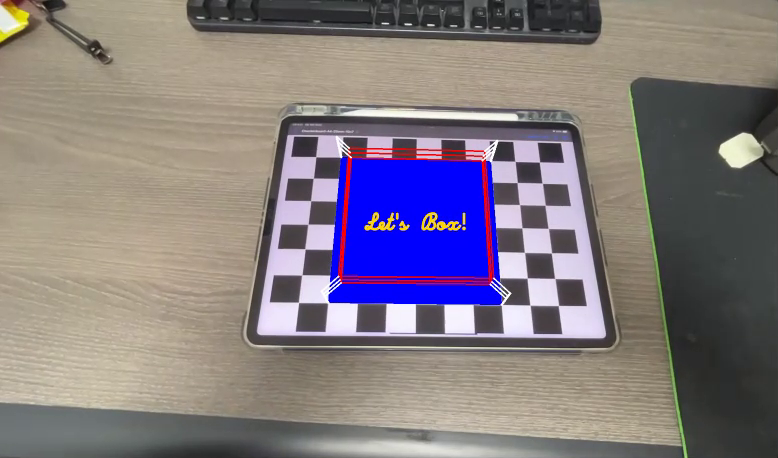
#> input picture frame 42 of data/boxing_AR.mp4, 778 x 458 px, given in place of myChess2.mp4, which was not available
$ python Pose_estimate_AR.py
#> lines starting #> are read from the running program, lines starting #| are printed output that depends on the picture; pictures that were not available may be replaced by others from this repository, and a replacement may not be noted
import numpy as np
import cv2 as cv

# 주어진 비디오 및 보정 데이터
video_file = './data/myChess2.mp4'

# 카메라 내부 보정 행렬 (K): 카메라의 초점 거리와 주점을 포함한 행렬
K = np.array([[859.06054177, 0, 973.44260266],
              [0, 859.57809559, 554.72652988],
              [0, 0, 1]])  # 보정된 카메라 내부 행렬

# 카메라 왜곡 계수 (dist_coeff): 렌즈 왜곡 보정
dist_coeff = np.array([0.02487478, -0.0966195, 0.00617931, 0.00395589, 0.08269927])

# 체스보드 패턴 크기: 10개의 열과 7개의 행
board_pattern = (10, 7)
# 체스보드 각 정사각형의 크기 (단위: 미터)
board_cellsize = 0.022
# 체스보드 코너를 찾기 위한 설정 (영상 전처리 기준)
board_criteria = cv.CALIB_CB_ADAPTIVE_THRESH + cv.CALIB_CB_NORMALIZE_IMAGE + cv.CALIB_CB_FAST_CHECK

# 비디오 열기
video = cv.VideoCapture(video_file)  # 비디오 캡처 초기화
assert video.isOpened(), '주어진 입력을 읽을 수 없습니다: ' + video_file  # 비디오 파일 열기 확인

# 3D 박스를 위한 좌표 준비 (박스와 링의 3D 위치 설정)
x_box = [1, 7]  # x축 범위
y_box = [0, 6]  # y축 범위
z = -1.3        # z축 값 (카메라 앞쪽으로 나오게 설정)
z_box = [0, z]  # z값에 대한 범위 설정
ring_box_gap = 0.5  # 링 박스의 간격
x_ring = [x_box[0] + ring_box_gap, x_box[1] - ring_box_gap]  # 링의 x축 범위
y_ring = [y_box[0] + ring_box_gap, y_box[1] - ring_box_gap]  # 링의 y축 범위
z_ring = [z + 0.6, z + 0.3, z]  # 링의 z축 값

# 색상 정의 (BGR 순서)
color = [(0, 0, 255), (0, 255, 0), (255, 0, 0), (0, 0, 0), (255, 255, 255)]

# 링과 박스의 3D 점들을 저장할 리스트 초기화
ring = [[] for _ in range(3)]
box = [[] for _ in range(2)]
box_ring = [[] for _ in range(3)]

# 3D 박스 계산
i = 0
for z in z_box:
    for x in x_box:
        for y in y_box:
            box[i].append([x, y, z])
    box[i][2], box[i][3] = box[i][3], box[i][2]  # 박스의 꼭짓점 순서 수정
    box[i] = board_cellsize * np.array(box[i])  # 각 점을 미터 단위로 변환
    i += 1

# 링의 3D 좌표 계산
i = 0
for z in z_ring:
    for x in x_box:
        for y in y_box:
            box_ring[i].append([x, y, z])
    for x in x_ring:
        for y in y_ring:
            ring[i].append([x, y, z])
    box_ring[i][2], box_ring[i][3] = box_ring[i][3], box_ring[i][2]
    box_ring[i] = board_cellsize * np.array(box_ring[i])  # 링도 미터 단위로 변환
    ring[i][2], ring[i][3] = ring[i][3], ring[i][2]
    ring[i] = board_cellsize * np.array(ring[i])
    i += 1

# 3D 객체를 그리기 위한 함수들
def draw_line(pt1, pt2, color, thickness=2):
    """
    두 점을 연결하는 선을 그리는 함수
    pt1, pt2: 3D 좌표
    color: 선 색상
    thickness: 선 두께
    """
    pro_p1, _ = cv.projectPoints(pt1, rvec, tvec, K, dist_coeff)
    pro_p2, _ = cv.projectPoints(pt2, rvec, tvec, K, dist_coeff)
    for b, t in zip(pro_p1, pro_p2):
        cv.line(img, np.int32(b.flatten()), np.int32(t.flatten()), color, thickness)  # 화면에 선 그리기

def draw_poly(obj, color):
    """
    주어진 3D 객체를 화면에 그리는 함수
    obj: 3D 객체 (점들의 리스트)
    color: 객체의 색상
    """
    pro_p, _ = cv.projectPoints(obj, rvec, tvec, K, dist_coeff)
    cv.polylines(img, [np.int32(pro_p)], True, color, 2)  # 객체의 면을 그리기

def draw_text(text, position_3d, color=(0, 0, 0), scale=1.0, thickness=3):
    """
    3D 위치에 텍스트를 투영하여 화면에 출력
    position_3d: 텍스트의 3D 좌표
    color: 텍스트 색상
    scale: 텍스트 크기
    thickness: 텍스트 두께
    """
    # 3D 좌표를 2D 화면 좌표로 변환
    pts, _ = cv.projectPoints(np.array([position_3d], dtype=np.float32), rvec, tvec, K, dist_coeff)
    pt_float = pts[0][0]

    # 좌표가 유효하면 텍스트 출력
    if np.all(np.isfinite(pt_float)):
        pt = tuple(np.int32(pt_float))  # 화면 좌표로 변환
        cv.putText(img, text, pt, cv.FONT_HERSHEY_SCRIPT_SIMPLEX, scale, color, thickness, cv.LINE_AA)

# 체스보드 코너들 (3D 위치)
obj_points = board_cellsize * np.array([[c, r, 0] for r in range(board_pattern[1]) for c in range(board_pattern[0])])

# 포즈 추정 실행 (비디오에서 프레임 읽고, PnP로 회전과 이동 벡터 계산)
while True:
    # 비디오에서 이미지 읽기
    valid, img = video.read()
#> img is the input picture: shape (458, 778, 3); mean B, G, R 128.5, 122.5, 131.2
    if not valid:
        break  # 비디오 끝나면 종료

    # 체스보드 코너를 찾기
    success, img_points = cv.findChessboardCorners(img, board_pattern, board_criteria)
#> success = False; img_points = None
    if success:
        # PnP 문제 풀기 (3D 포인트와 2D 이미지 포인트를 이용해 회전 벡터와 이동 벡터 계산)
        ret, rvec, tvec = cv.solvePnP(obj_points, img_points, K, dist_coeff)

        # AR 객체 그리기
        box_l, _ = cv.projectPoints(box[0], rvec, tvec, K, dist_coeff)
        cv.fillPoly(img, [np.int32(box_l)], color[2])  # 박스 채우기
        draw_line(box[0], box[1], color[4], 3)  # 박스를 연결하는 선 그리기

        # 링 그리기
        for i in range(3):
            draw_poly(ring[i], color[0])

        # 박스 링 그리기
        for j in range(3):
            for k in range(4):
                draw_line(ring[j][k], box_ring[j][k], color[4])

        # 텍스트 3D 위치에 그리기
        text_pos = np.array([2.2, 3.5, -0.7]) * board_cellsize  # 텍스트의 3D 위치
        draw_text("Let's Box!", text_pos, color=(0, 215, 255), scale=1.5)

    # 이미지 크기 변경 및 화면에 출력
    resized_img = cv.resize(img, None, fx=0.5, fy=0.5)
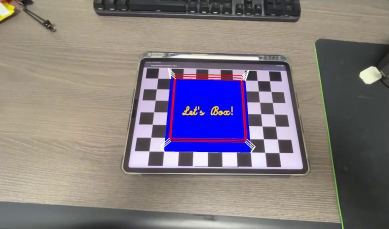
#> resized_img: shape (229, 389, 3); mean B, G, R 128.6, 122.7, 131.3
    cv.imshow('Pose Estimation (Chessboard)', resized_img)

    # 키 이벤트 대기
    key = cv.waitKey(10)
#> (key Esc is pressed here)
    if key == ord(' '):
        key = cv.waitKey()  # 스페이스바 누르면 대기
    if key == 27:  # ESC 키를 누르면 종료
        break

# 비디오 캡처 해제 및 창 닫기
video.release()
cv.destroyAllWindows()

$ run again, starting later in the video
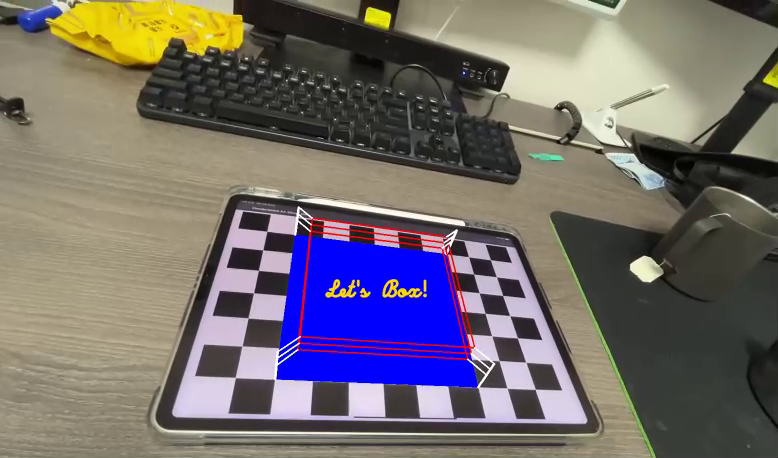
#> input picture frame 189 of data/boxing_AR.mp4, 778 x 458 px, given in place of myChess2.mp4, which was not available
#> img is the input picture: shape (458, 778, 3); mean B, G, R 109.1, 108.3, 115.2
#> success = False; img_points = None
#> `resized_img = cv.resize(img, None, fx=0.5, fy=0.5)`:
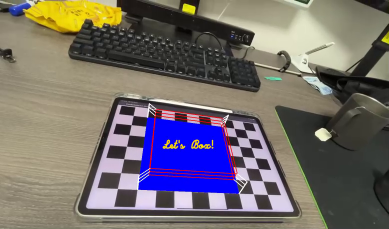
#> resized_img: shape (229, 389, 3); mean B, G, R 109.2, 108.4, 115.4

$ run again, starting later in the video
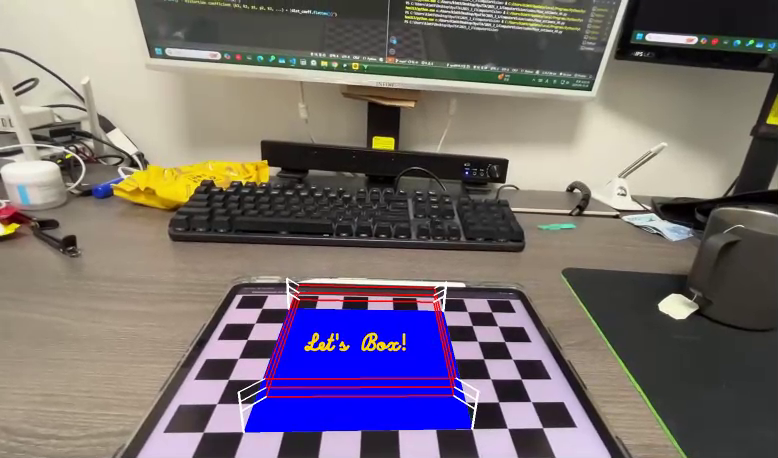
#> input picture frame 336 of data/boxing_AR.mp4, 778 x 458 px, given in place of myChess2.mp4, which was not available
#> img is the input picture: shape (458, 778, 3); mean B, G, R 113.4, 109.1, 117.9
#> success = False; img_points = None
#> `resized_img = cv.resize(img, None, fx=0.5, fy=0.5)`:
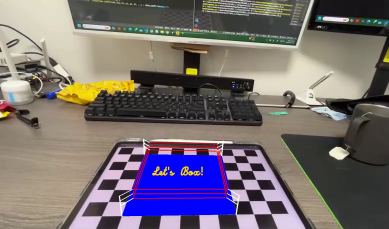
#> resized_img: shape (229, 389, 3); mean B, G, R 113.5, 109.2, 118
